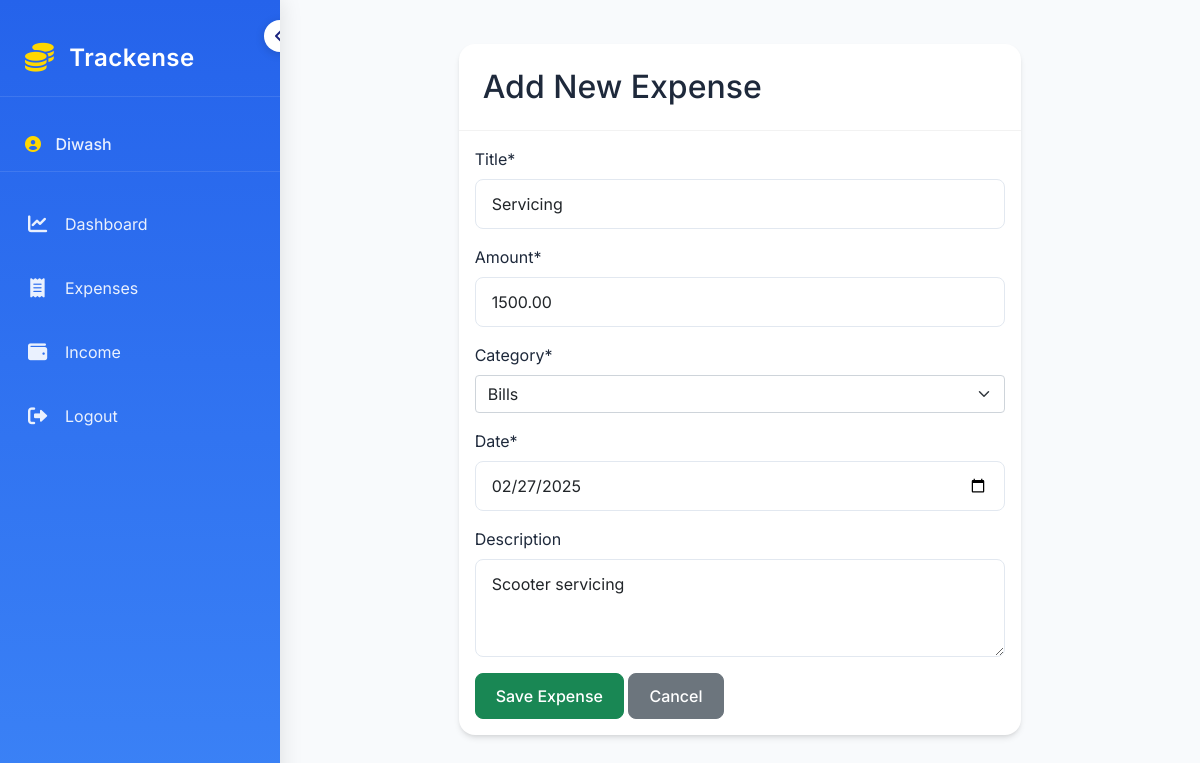
The app's page /expenses/edit/1/ (signed in), older data.
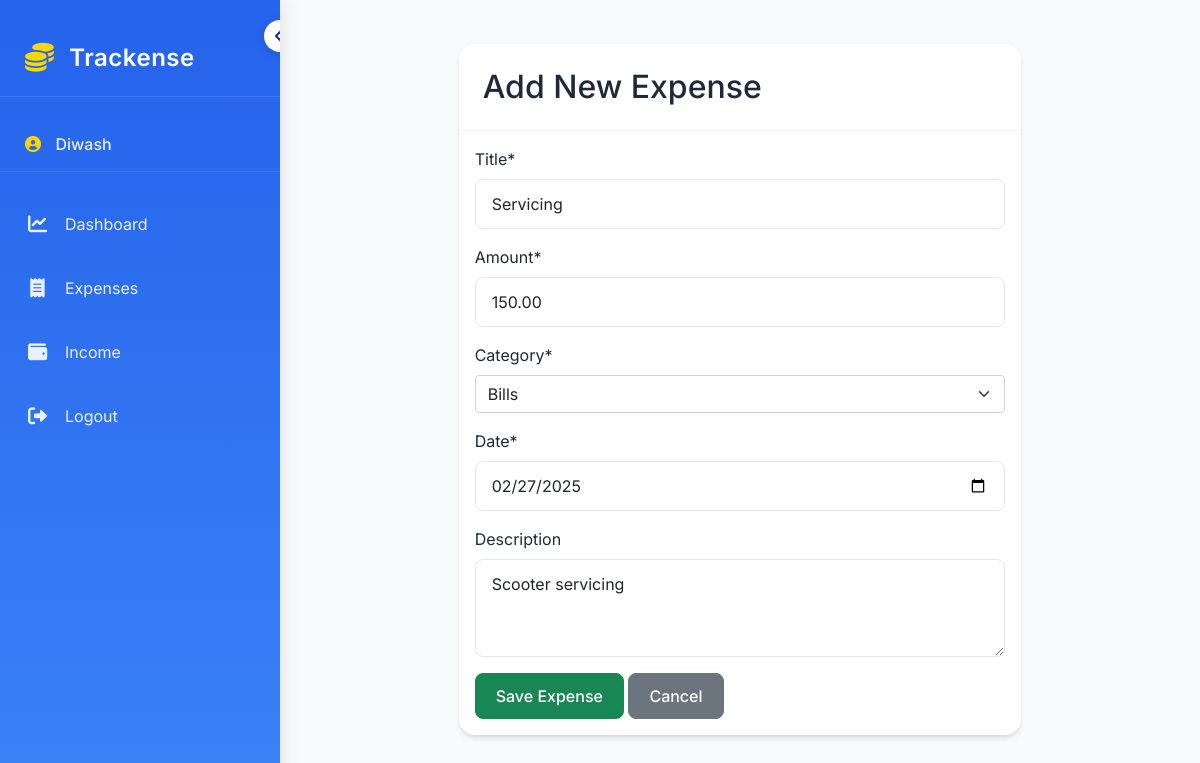
The same page, newer data.
### trackense/models.py (models this page shows, shortened)
class Expense(models.Model):
    CATEGORY_CHOICES = [
        ('Food', 'Food'),
        ('Travel', 'Travel'),
        ('Shopping', 'Shopping'),
        ('Entertainment', 'Entertainment'),
        ('Bills', 'Bills'),
        ('Other', 'Other'),
    ]
    CATEGORY_ICONS = {
        'Food': 'fas fa-utensils',
        'Travel': 'fas fa-plane',
        'Shopping': 'fas fa-shopping-cart',
        'Entertainment': 'fas fa-film',
        'Bills': 'fas fa-file-invoice-dollar',
        'Other': 'fas fa-box',
    }
    title = models.CharField(max_length=100)
    amount = models.DecimalField(max_digits=10, decimal_places=2)
    category = models.CharField(max_length=20, choices=CATEGORY_CHOICES)
    date = models.DateField()
    description = models.TextField(blank=True)
    user = models.ForeignKey(User, on_delete=models.CASCADE)
    created_at = models.DateTimeField(auto_now_add=True)
    class Meta:
        ordering = ['-date', '-created_at']

### trackense/views.py (the view)
# urls.py: path('expenses/edit/<int:pk>/', views.edit_expense, name='edit_expense'),
@login_required
def edit_expense(request, pk):
    expense = get_object_or_404(Expense, pk=pk, user=request.user)
    if request.method == 'POST':
        form = ExpenseForm(request.POST, instance=expense)
        if form.is_valid():
            form.save()
            messages.success(request, 'Expense updated successfully!')
            return redirect('expense_list')
    else:
        form = ExpenseForm(instance=expense)
    return render(request, 'trackense/expense_form.html', {'form': form, 'edit_mode': True})

### trackense/forms.py
class ExpenseForm(forms.ModelForm):
    class Meta:
        model = Expense
        fields = ['title', 'amount', 'category', 'date', 'description']
        widgets = {
            'date': forms.DateInput(attrs={'type': 'date'}),
            'description': forms.Textarea(attrs={'rows': 3}),
        }

### trackense/templates/trackense/expense_form.html (shortened to what this page needs)
{% extends 'base.html' %}
{% load crispy_forms_tags %}
{% block content %}
<div class="container mt-4">
    <div class="row justify-content-center">
        <div class="col-md-8">
            <div class="card">
                <div class="card-header">
                    <h2 class="mb-0">Add New Expense</h2>
                </div>
                <div class="card-body">
                    <form method="post" novalidate>
                        {{ form|crispy }}
                        <div class="mt-3">
                            <button type="submit" class="btn btn-success">Save Expense</button>
                            <a href="{% url 'expense_list' %}" class="btn btn-secondary">Cancel</a>
                        </div>
                    </form>
                </div>
            </div>
        </div>
    </div>
</div>
{% endblock %}

Row changes from the older to the newer data that the page shows:
changed Expense "Servicing": amount "1500.00" → "150.00"
